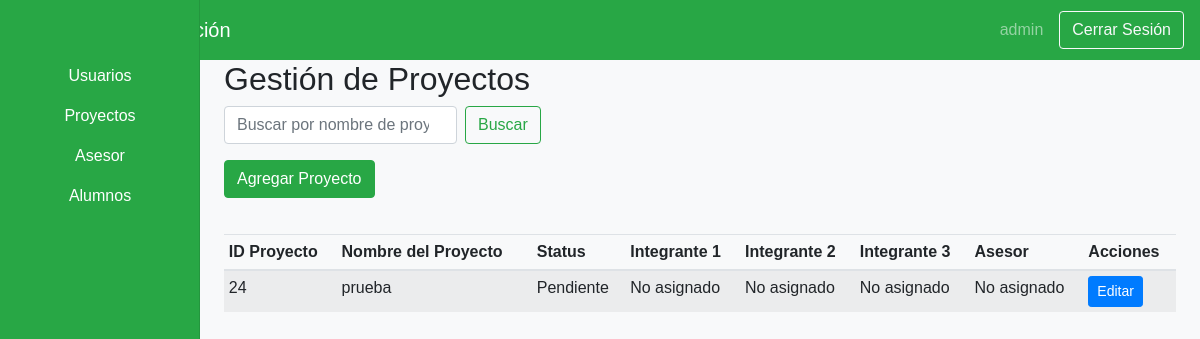
Before: /views/admin/dashboardAdminProyectos.php (signed in) with the older database file.
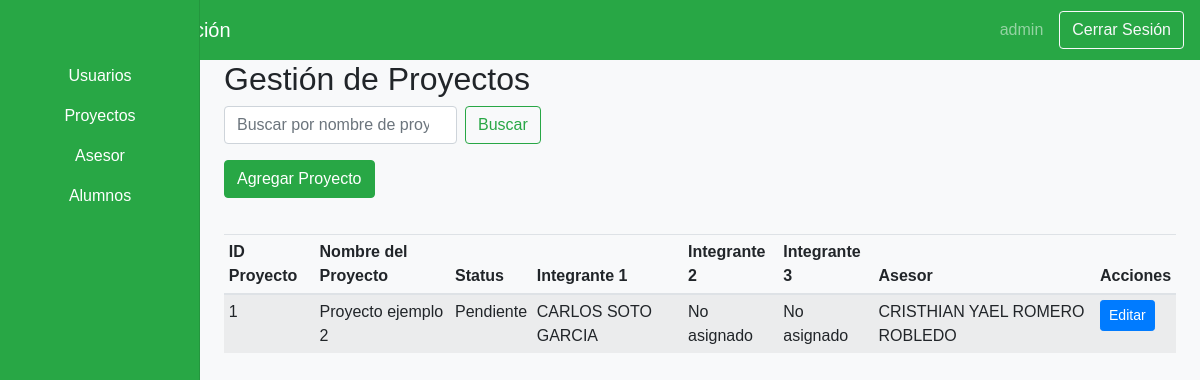
After: the same page with the newer database file.
### tables this page shows
CREATE TABLE IF NOT EXISTS `proyecto` (
  `ID_Proyecto` int NOT NULL AUTO_INCREMENT,
  `Nombre_Proyecto` varchar(200) NOT NULL,
  `Status` enum('Pendiente','En Revisión') NOT NULL,
  `Integrante_1` int DEFAULT NULL,
  `Integrante_2` int DEFAULT NULL,
  `Integrante_3` int DEFAULT NULL,
  `Asesor` int DEFAULT NULL,
  PRIMARY KEY (`ID_Proyecto`),
  KEY `fk_proyecto_integrante_1` (`Integrante_1`),
  KEY `fk_proyecto_integrante_2` (`Integrante_2`),
  KEY `fk_proyecto_integrante_3` (`Integrante_3`),
  KEY `fk_proyecto_asesor` (`Asesor`)
);

### Views/Admin/dashboardAdminProyectos.php (the view, shortened to what this page needs)
<?php
include('../../includes/config.php');
?>
<!DOCTYPE html>
<html lang="es">
<head>
    <link rel="stylesheet" href="https://stackpath.bootstrapcdn.com/bootstrap/4.3.1/css/bootstrap.min.css">
    <link rel="stylesheet" href="<?php echo CSS_PATH; ?>dashboard.css">
</head>
<body>
    <nav class="navbar navbar-dark bg-success">
        <span class="navbar-brand mb-0 h1">Panel de Administración</span>
        <div class="d-flex align-items-center">
            <span class="navbar-text mr-3">
                <?php echo $_SESSION['username']; ?>
            </span>
            <a href="../public/logout.php" class="btn btn-outline-light">Cerrar Sesión</a>
        </div>
    </nav>
    <div class="container-fluid">
        <div class="row">
            <nav class="col-md-2 d-none d-md-block bg-success sidebar">
                <div class="sidebar-sticky">
                    <ul class="nav flex-column">
                    <li class="nav-item">
                            <a class="nav-link text-white text-center" href="dashboardAdmin.php">
                                Usuarios
                            </a>
                        </li>
                        <li class="nav-item">
                            <a class="nav-link text-white text-center" href="dashboardAdminProyectos.php">
                                Proyectos
                            </a>
                        </li>
                        <li class="nav-item">
                            <a class="nav-link text-white text-center" href="dashboardAdminAsesor.php">
                                Asesor
                            </a>
                        </li>
                        <li class="nav-item">
                            <a class="nav-link text-white text-center" href="dashboardAdminAlumnos.php">
                                Alumnos
                            </a>
                        </li>
                    </ul>
                </div>
            </nav>
            <main role="main" class="col-md-9 ml-sm-auto col-lg-10 px-4">
                <h2>Gestión de Proyectos</h2>
                <form method="GET" class="form-inline mb-3">
                    <input class="form-control mr-sm-2" type="search" name="search" placeholder="Buscar por nombre de proyecto" aria-label="Buscar">
                    <button class="btn btn-outline-success my-2 my-sm-0" type="submit">Buscar</button>
                </form>
                <button type="button" class="btn btn-success mb-3" data-toggle="modal" data-target="#addProjectModal">
                    Agregar Proyecto
                </button>
                <div class="table-responsive">
                    <table class="table table-striped table-sm">
                        <thead>
                            <tr>
                                <th>ID Proyecto</th>
                                <th>Nombre del Proyecto</th>
                                <th>Status</th>
                                <th>Integrante 1</th>
                                <th>Integrante 2</th>
                                <th>Integrante 3</th>
                                <th>Asesor</th>
                                <th>Acciones</th>
                            </tr>
                        </thead>
                        <tbody>
                            <?php
                            $query = "
                                SELECT p.*,
                                       CONCAT(a.Nombres, ' ', a.Apellido_Paterno, ' ', a.Apellido_Materno) AS Nombre_Asesor,
                                       CONCAT(i1.Nombres, ' ', i1.Apellido_Paterno, ' ', i1.Apellido_Materno) AS Integrante1,
                                       CONCAT(i2.Nombres, ' ', i2.Apellido_Paterno, ' ', i2.Apellido_Materno) AS Integrante2,
                                       CONCAT(i3.Nombres, ' ', i3.Apellido_Paterno, ' ', i3.Apellido_Materno) AS Integrante3
                                FROM proyecto p
                                LEFT JOIN asesor a ON p.Asesor = a.ID_Asesor
                                LEFT JOIN alumno i1 ON p.Integrante_1 = i1.ID_Alumno
                                LEFT JOIN alumno i2 ON p.Integrante_2 = i2.ID_Alumno
                                LEFT JOIN alumno i3 ON p.Integrante_3 = i3.ID_Alumno
                                ORDER BY p.ID_Proyecto ASC";
                            $result = $connection->query($query);
                            while ($row = $result->fetch_assoc()) {
                                echo "<tr>";
                                echo "<td>" . htmlspecialchars($row['ID_Proyecto']) . "</td>";
                                echo "<td>" . htmlspecialchars($row['Nombre_Proyecto']) . "</td>";
                                echo "<td>" . htmlspecialchars($row['Status']) . "</td>";
                                echo "<td>" . htmlspecialchars($row['Integrante1'] ?? 'No asignado') . "</td>";
                                echo "<td>" . htmlspecialchars($row['Integrante2'] ?? 'No asignado') . "</td>";
                                echo "<td>" . htmlspecialchars($row['Integrante3'] ?? 'No asignado') . "</td>";
                                echo "<td>" . htmlspecialchars($row['Nombre_Asesor'] ?? 'No asignado') . "</td>";
                                echo "<td>";
                                echo "<button type='button' class='btn btn-primary btn-sm' data-toggle='modal' data-target='#editProjectModal'
                                        data-id='" . htmlspecialchars($row['ID_Proyecto']) . "'
                                        data-nombre='" . htmlspecialchars($row['Nombre_Proyecto']) . "'>Editar</button>";
                                echo "</td>";
                                echo "</tr>";
                            }
                            ?>
                        </tbody>
                    </table>
                </div>
            </main>
        </div>
    </div>
</body>
</html>

### Assets/CSS/dashboard.css (style rules this page uses)
body { font-family: Arial, sans-serif; background-color: #f8f9fa; overflow: hidden; }
.navbar { height: 60px; display: flex; align-items: center; justify-content: space-between; background-color: #28a745; color: white; }
.sidebar { position: fixed; top: 0; bottom: 0; left: 0; z-index: 100; padding: 48px 0 0; box-shadow: inset -1px 0 0 rgba(0, 0, 0, 0.1); background-color: #28a745; }
.sidebar-sticky { position: relative; top: 0; height: calc(100vh - 48px); padding-top: 0.5rem; overflow-x: hidden; overflow-y: auto; }
.sidebar .nav-link { font-weight: 500; color: black; }
.table-responsive { margin-top: 20px; }
.table-striped tbody tr:nth-of-type(odd) { background-color: rgba(0, 0, 0, 0.05); }

Changed rows visible on the page:
removed proyecto: ID_Proyecto "24", Nombre_Proyecto "prueba", Status "Pendiente", Integrante1 "No asignado", Integrante2 "No asignado", Integrante3 "No asignado", Nombre_Asesor "No asignado"
added proyecto: ID_Proyecto "1", Nombre_Proyecto "Proyecto ejemplo 2", Status "Pendiente", Integrante1 "CARLOS SOTO GARCIA", Integrante2 "No asignado", Integrante3 "No asignado", Nombre_Asesor "CRISTHIAN YAEL ROMERO ROBLEDO"
